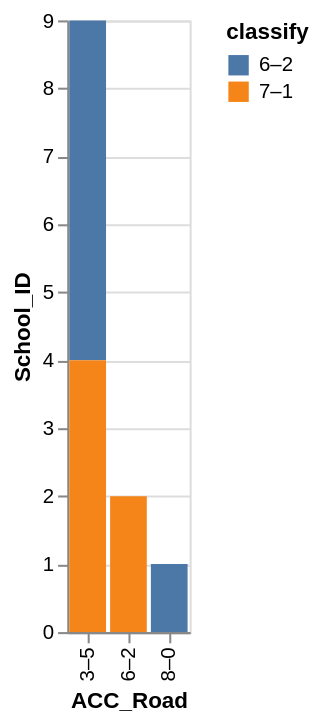

Express this chart as Vega-Lite.
### Vega-Lite specification from a JSON file in a GitHub repository (floating-point values rounded to 4 significant figures)
{"data": {"values": [{"x_data": "3–5", "y_data": 5, "classify": "6–2"}, {"x_data": "6–2", "y_data": 0, "classify": "6–2"}, {"x_data": "8–0", "y_data": 1, "classify": "6–2"}, {"x_data": "3–5", "y_data": 4, "classify": "7–1"}, {"x_data": "6–2", "y_data": 2, "classify": "7–1"}, {"x_data": "8–0", "y_data": 0, "classify": "7–1"}]}, "mark": "bar", "encoding": {"x": {"field": "x_data", "type": "nominal", "title": "ACC_Road", "sort": {"op": "sum", "field": "y_data", "order": "descending"}}, "y": {"field": "y_data", "type": "quantitative", "title": "School_ID"}, "color": {"field": "classify"}}}
